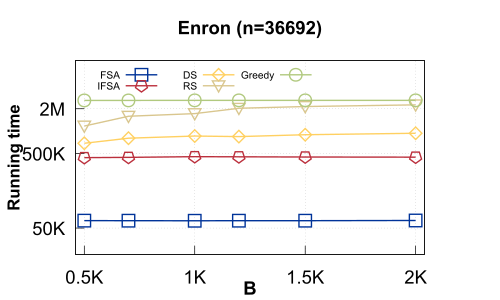

Source code (gnuplot):
set terminal pdf font "Arial,20"
set output 'ENRON_T.pdf'
set datafile separator ','

set title 'Enron (n=36692)' font 'Arial-Bold, 20'

set xrange [460:2040]
set xtics ('0.5K' 500,'1K' 1000,'1.5K' 1500,'2K' 2000)
set yrange [10:16]

set style data linespoints
set style line 1  linetype 2 linecolor rgb '#003399' linewidth 2 pointtype 4 pointsize 1.5 pointinterval 0
set style line 2  linetype 2 linecolor rgb "#BB2F3C"  linewidth 2 pointtype 89 pointsize 1.5 pointinterval 0

set style line 3  linetype 2 linecolor rgb "#FFD061"  linewidth 2 pointtype 12 pointsize 1.5 pointinterval 0
set style line 4  linetype 2 linecolor rgb "#D9C68E"  linewidth 2 pointtype 10 pointsize 1.5 pointinterval 0
set style line 5  linetype 2 linecolor rgb "#B1C97F"  linewidth 2 pointtype 81 pointsize 1.5 pointinterval 0

set grid

bm = 0.15
lm = 0.15
rm = 0.85
gap = 0.05
size = 0.70
#kk = 0.3 # relative height of bottom plot
y1 = 10; y2= 16

#set multiplot
#set border 1+2+8
set xtics nomirror
set ytics nomirror

set lmargin at screen lm
set rmargin at screen rm
set bmargin at screen bm
set tmargin at screen bm + size-0.05


#set yrange [y1:y2]

set ytics ('50K' 10.819,'500K' 13.122,'2M' 14.508)

set xlabel 'B' font 'Arial-Bold, 20' offset 0,1

set ylabel 'Running time' font 'Arial-Bold, 18' offset 0.8,0


set key horiz
set key left top font ",11"
plot "out1.csv" using 1:5 linestyle 1 title 'FSA',\
	"out1.csv" using 1:9 linestyle 2 title 'IFSA',\
	"out1.csv" using 1:21 linestyle 3 title 'DS',\
	"out1.csv" using 1:33 linestyle 4 title 'RS',\
	"out1.csv" using 1:45 linestyle 5 title 'Greedy'
